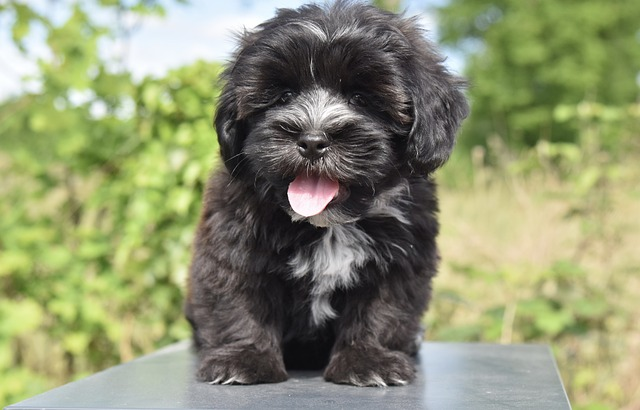
#> input picture 5 essential functions/dog.jpg, 640 x 410 px
$ python crop.py
#> lines starting #> are read from the running program, lines starting #| are printed output that depends on the picture
import cv2 as cv

img=cv.imread("./dog.jpg")
#> img is the input picture: shape (410, 640, 3); mean B, G, R 113.3, 147.4, 142.2
cv.imshow("color",img)

crop=img[20:500, 200:400]
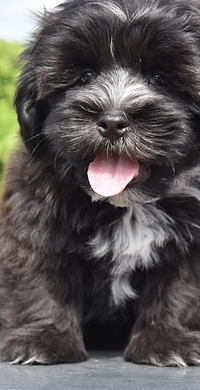
#> crop: shape (390, 200, 3); mean B, G, R 83.2, 84.8, 88.2
cv.imshow("crop",crop)

cv.waitKey(0)
